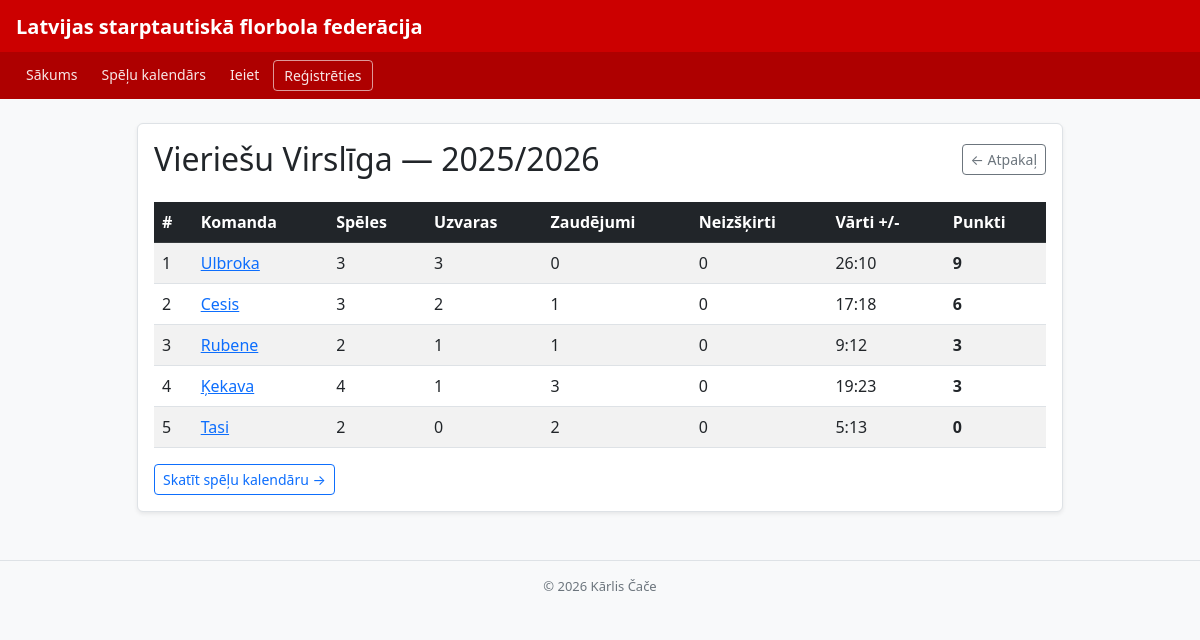
The app's page /tabula/1 with its own data.
### tables this page shows
CREATE TABLE ligas (
            id        INTEGER PRIMARY KEY AUTOINCREMENT,
            nosaukums TEXT NOT NULL,
            sezona    TEXT NOT NULL
        );

CREATE TABLE komandas (
            id        INTEGER PRIMARY KEY AUTOINCREMENT,
            nosaukums TEXT NOT NULL,
            liga_id   INTEGER NOT NULL,
            FOREIGN KEY (liga_id) REFERENCES ligas(id)
        );

### app.py (the view)
@app.route("/tabula/<int:liga_id>")
def tabula(liga_id):
    conn = get_db()
    liga = conn.execute("SELECT * FROM ligas WHERE id = ?", (liga_id,)).fetchone()
    if not liga:
        conn.close()
        flash("Šāda līga neeksistē!", "error")
        return redirect(url_for("sakums"))
    komandas_raw = conn.execute(
        "SELECT * FROM komandas WHERE liga_id = ?", (liga_id,)
    ).fetchall()
    speles = conn.execute(
        "SELECT * FROM speles WHERE liga_id = ?", (liga_id,)
    ).fetchall()
    conn.close()
    stat = {}
    for k in komandas_raw:
        stat[k["id"]] = {
            "id": k["id"], "nosaukums": k["nosaukums"],
            "speles": 0, "uzvaras": 0, "zaudejumi": 0,
            "neizskirti": 0, "guti": 0, "ielaistie": 0, "punkti": 0
        }
    for s in speles:
        majas  = s["majas_komanda_id"]
        viesi  = s["viesi_komanda_id"]
        majas_goli = s["majas_varti"]
        viesi_goli = s["viesi_varti"]
        if majas in stat and viesi in stat:
            stat[majas]["speles"] += 1
            stat[viesi]["speles"] += 1
            stat[majas]["guti"]      += majas_goli
            stat[majas]["ielaistie"] += viesi_goli
            stat[viesi]["guti"]      += viesi_goli
            stat[viesi]["ielaistie"] += majas_goli
            if majas_goli > viesi_goli:
                stat[majas]["uzvaras"]  += 1
                stat[majas]["punkti"]   += 3
                stat[viesi]["zaudejumi"] += 1
            elif viesi_goli > majas_goli:
                stat[viesi]["uzvaras"]  += 1
                stat[viesi]["punkti"]   += 3
                stat[majas]["zaudejumi"] += 1
            else:
                stat[majas]["neizskirts"] += 1
                stat[viesi]["neizskirts"] += 1
                stat[majas]["punkti"] += 1
                stat[viesi]["punkti"] += 1
    komandas = sorted(stat.values(), key=lambda x: x["punkti"], reverse=True)
    return render_template("ligas.html", liga=liga, komandas=komandas)

### app.py (called while the page is built)
def get_db():
    conn = sqlite3.connect(fails, check_same_thread=False)
    conn.execute("PRAGMA foreign_keys = ON")
    conn.row_factory = sqlite3.Row
    return conn

### templates/ligas.html
{% extends "pamats.html" %}
{% block content %}
<div class="row justify-content-center mt-4">
    <div class="col-md-10">
        <div class="card shadow-sm">
            <div class="card-body">
                <div class="d-flex justify-content-between align-items-center mb-4">
                    <h2 class="mb-0">{{ liga.nosaukums }} &mdash; {{ liga.sezona }}</h2>
                    <a href="/" class="btn btn-outline-secondary btn-sm">&larr; Atpakaļ</a>
                </div>
                {% if komandas %}
                    <table class="table table-striped table-hover">
                        <thead class="table-dark">
                            <tr>
                                <th>#</th>
                                <th>Komanda</th>
                                <th>Spēles</th>
                                <th>Uzvaras</th>
                                <th>Zaudējumi</th>
                                <th>Neizšķirti</th>
                                <th>Vārti +/-</th>
                                <th>Punkti</th>
                            </tr>
                        </thead>
                        <tbody>
                            {% for k in komandas %}
                                <tr>
                                    <td>{{ loop.index }}</td>
                                    <td><a href="/komanda/{{ k.id }}">{{ k.nosaukums }}</a></td>
                                    <td>{{ k.speles }}</td>
                                    <td>{{ k.uzvaras }}</td>
                                    <td>{{ k.zaudejumi }}</td>
                                    <td>{{ k.neizskirti }}</td>
                                    <td>{{ k.guti }}:{{ k.ielaistie }}</td>
                                    <td><strong>{{ k.punkti }}</strong></td>
                                </tr>
                            {% endfor %}
                        </tbody>
                    </table>
                {% else %}
                    <p class="text-muted">Šajā līgā vēl nav komandu.</p>
                {% endif %}
                <div class="mt-3">
                    <a href="/speles/{{ liga.id }}" class="btn btn-outline-primary btn-sm">Skatīt spēļu kalendāru &rarr;</a>
                </div>
            </div>
        </div>
    </div>
</div>
{% endblock %}

### templates/pamats.html (style rules this page uses)
body { background: #f8f9fa; }
.card { border: 1px solid #dee2e6; border-radius: 6px; }

### records on screen
ligas: nosaukums "Vieriešu Virslīga", sezona "2025/2026"
komandas: nosaukums "Ulbroka", speles "3", uzvaras "3", zaudejumi "0", neizskirti "0", guti "26", ielaistie "10", punkti "9"
komandas: nosaukums "Cesis", speles "3", uzvaras "2", zaudejumi "1", neizskirti "0", guti "17", ielaistie "18", punkti "6"
komandas: nosaukums "Rubene", speles "2", uzvaras "1", zaudejumi "1", neizskirti "0", guti "9", ielaistie "12", punkti "3"
komandas: nosaukums "Ķekava", speles "4", uzvaras "1", zaudejumi "3", neizskirti "0", guti "19", ielaistie "23", punkti "3"
komandas: nosaukums "Tasi", speles "2", uzvaras "0", zaudejumi "2", neizskirti "0", guti "5", ielaistie "13", punkti "0"
